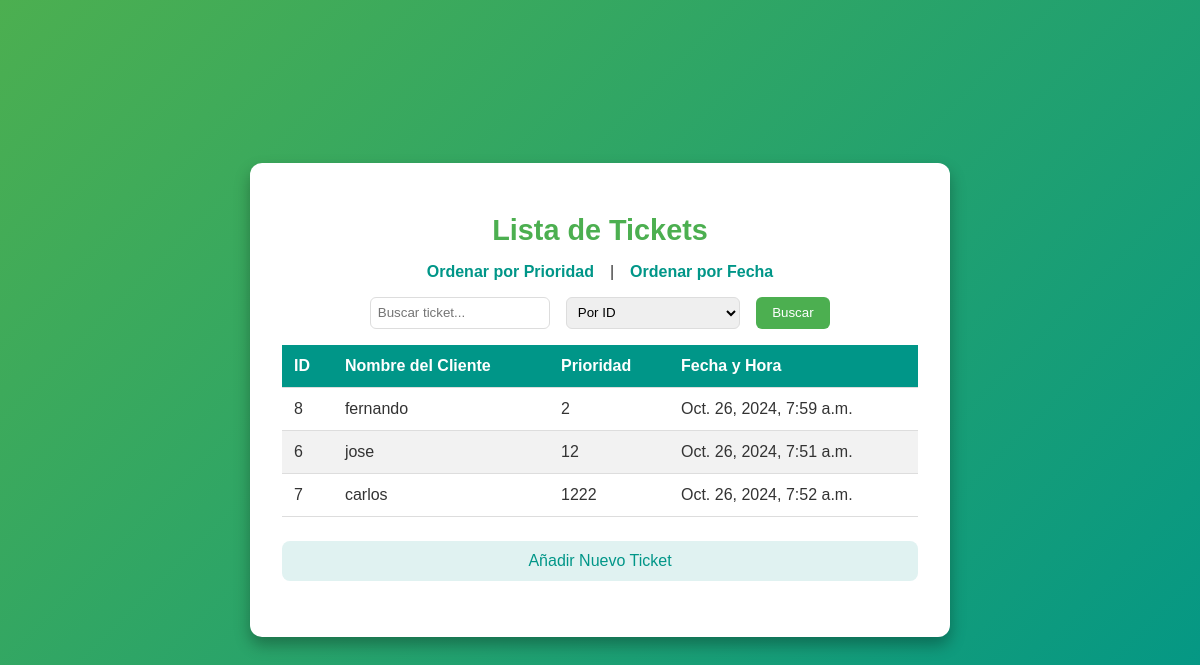
/tickets/view/, run on an earlier commit of the app's database.
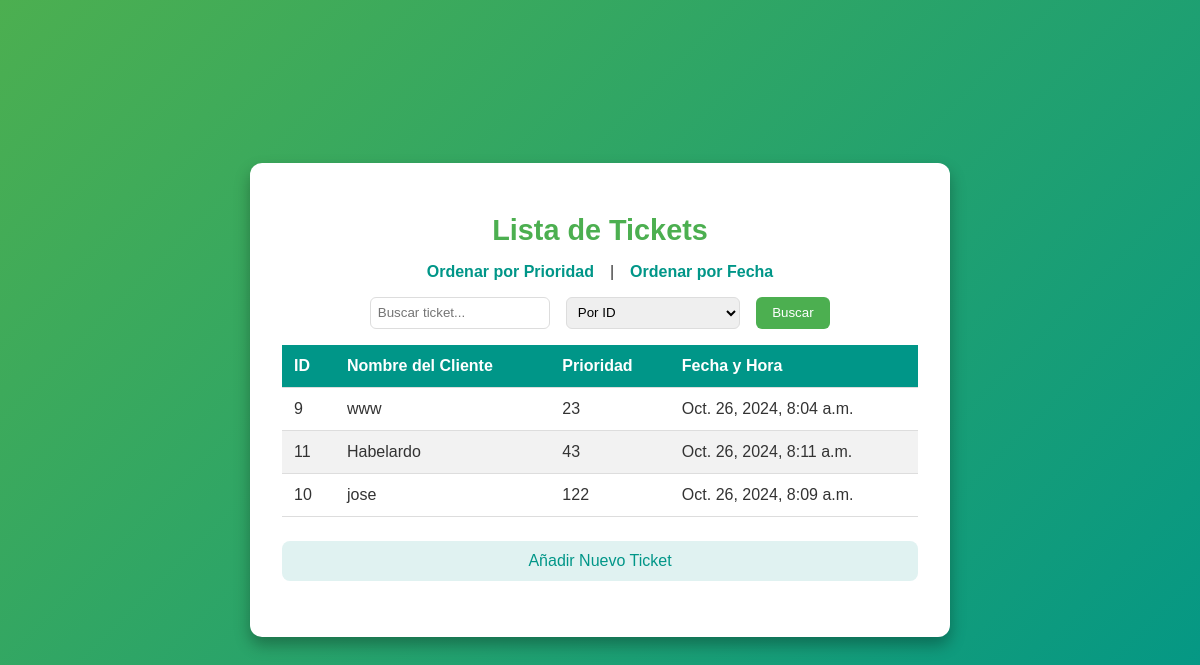
And on a later commit of the database.
### core/models.py (models this page shows, shortened)
class Ticket(models.Model):
    client_name = models.CharField(max_length=100)
    priority = models.IntegerField()
    timestamp = models.DateTimeField(auto_now_add=True)

### core/views.py (the view)
# urls.py: path('view/', views.view_tickets, name='view_tickets'),
def view_tickets(request):
    order_by = request.GET.get('order_by', 'priority')
    if order_by == 'timestamp':
        tickets = ticket_manager.get_all_tickets_sorted_by_timestamp()
    else:
        tickets = ticket_manager.get_all_tickets_sorted_by_priority()
    message = request.GET.get('message')
    return render(request, 'view_tickets.html', {'tickets': tickets, 'message': message})

### core/ticket_manager.py (called while the page is built)
    def get_all_tickets_sorted_by_priority(self):
        return Ticket.objects.order_by('priority')

### core/templates/view_tickets.html (shortened to what this page needs)
<!DOCTYPE html>
<html lang="es">
<head>
    <link rel="stylesheet" href="https://cdnjs.cloudflare.com/ajax/libs/font-awesome/6.0.0-beta3/css/all.min.css">
</head>
<body>
    <div class="container">
        <h1>Lista de Tickets</h1>
        <div class="order-links">
            <a href="?order_by=priority">Ordenar por Prioridad</a> |
            <a href="?order_by=timestamp">Ordenar por Fecha</a>
        </div>
        <form method="GET" action="{% url 'search_ticket' %}" class="search-container">
            <input type="text" name="query" placeholder="Buscar ticket...">
            <select name="search_by">
                <option value="id">Por ID</option>
            </select>
            <button type="submit">Buscar</button>
        </form>
        <table>
            <thead>
                <tr>
                    <th>ID</th>
                    <th>Nombre del Cliente</th>
                    <th>Prioridad</th>
                    <th>Fecha y Hora</th>
                </tr>
            </thead>
            <tbody>
                {% for ticket in tickets %}
                <tr>
                    <td>{{ ticket.id }}</td>
                    <td>{{ ticket.client_name }}</td>
                    <td>{{ ticket.priority }}</td>
                    <td>{{ ticket.timestamp }}</td>
                </tr>
                {% empty %}
                <tr>
                    <td colspan="4" style="text-align: center;">No hay tickets disponibles</td>
                </tr>
                {% endfor %}
            </tbody>
        </table>
        <a class="link" href="{% url 'add_ticket' %}">Añadir Nuevo Ticket</a>
    </div>
</body>
</html>

### core/templates/view_tickets.html (style rules this page uses)
* { box-sizing: border-box; }
body { font-family: Arial, sans-serif; background: linear-gradient(135deg, #4CAF50, #009688); display: flex; justify-content: center; align-items: center; height: 100vh; margin: 0; color: #333; }
.container { background: #fff; padding: 2rem; border-radius: 12px; box-shadow: 0 8px 16px rgba(0, 0, 0, 0.3); max-width: 700px; width: 100%; }
h1 { color: #4CAF50; font-size: 1.8rem; text-align: center; margin-bottom: 1rem; }
.order-links, .search-container { display: flex; justify-content: center; gap: 1rem; margin-bottom: 1rem; }
.order-links a { color: #009688; font-weight: bold; text-decoration: none; transition: color 0.3s ease; }
.search-container input[type="text"] { padding: 0.4rem; width: 180px; border: 1px solid #ddd; border-radius: 6px; outline: none; }
.search-container select { padding: 0.4rem; border-radius: 6px; border: 1px solid #ddd; outline: none; }
.search-container button { background: #4CAF50; color: #fff; padding: 0.4rem 1rem; border: none; border-radius: 6px; cursor: pointer; transition: background 0.3s ease; }
table { width: 100%; border-collapse: collapse; margin-top: 1rem; }
th, td { padding: 0.75rem; text-align: left; border-bottom: 1px solid #ddd; }
th { background-color: #009688; color: #fff; font-weight: bold; }
tr:nth-child(even) { background-color: #f2f2f2; }
.process-button, .link { display: block; margin: 1.5rem auto; padding: 0.7rem 1.5rem; text-align: center; font-size: 1rem; border-radius: 8px; text-decoration: none; transition: background 0.3s ease; }
.link { color: #009688; background-color: #e0f2f1; }

What changed in the data, as far as the page shows it:
removed Ticket: id "8", client_name "fernando", priority "2", timestamp "Oct. 26, 2024, 7:59 a.m."
removed Ticket: id "6", client_name "jose", priority "12", timestamp "Oct. 26, 2024, 7:51 a.m."
removed Ticket: id "7", client_name "carlos", priority "1222", timestamp "Oct. 26, 2024, 7:52 a.m."
added Ticket: id "9", client_name "www", priority "23", timestamp "Oct. 26, 2024, 8:04 a.m."
added Ticket: id "11", client_name "Habelardo", priority "43", timestamp "Oct. 26, 2024, 8:11 a.m."
added Ticket: id "10", client_name "jose", priority "122", timestamp "Oct. 26, 2024, 8:09 a.m."
